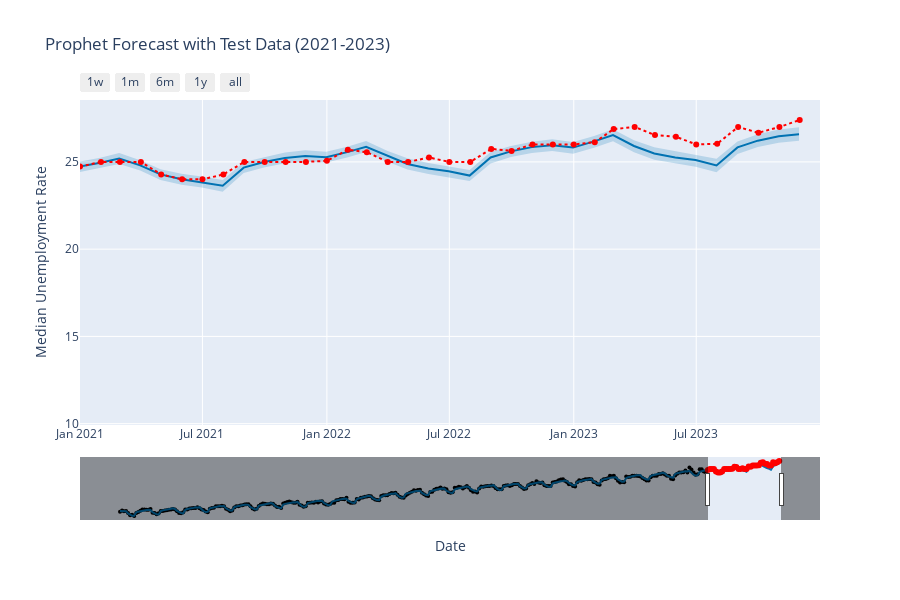

Source (notebook cell):
### Code cell
# Generate plot
fig = plot_plotly(model, forecast)

# Add test data 
fig.add_trace(
    go.Scatter(
        x=test['ds'],  # x-axis (test data dates)
        y=test['y'],  # y-axis (actual values)
        mode='markers+lines',
        name='True Values (Test Data)',
        line=dict(color='red', dash='dot'),  
        marker=dict(color='red')
    )
)

# Adjust x-axis range (2021-2023)
fig.update_layout(
    xaxis=dict(
        range=['2021-01-01', '2023-12-31'],  # Set x-axis range
        title='Date',  # Add x-axis title
    ),
    yaxis=dict(
        title='Median Unemployment Rate',  # Add y-axis title
    ),
    title='Prophet Forecast with Test Data (2021-2023)',  # Add plot title
)

# Show plot
fig.show()

### Figure 1 — Plotly figure (JSON) as saved in the notebook; plotly's stock layout.template omitted (floating-point values rounded to 4 significant figures; data arrays with more than 128 entries replaced by an {"elided": "..."} marker saying what was removed)
{"data": [{"marker": {"color": "black", "size": 4}, "mode": "markers", "name": "Actual", "type": "scatter", "x": {"elided": "288 str values"}, "y": {"elided": "288 float values"}}, {"hoverinfo": "skip", "line": {"width": 0}, "mode": "lines", "type": "scatter", "x": {"elided": "324 str values"}, "y": {"elided": "324 float values"}}, {"fill": "tonexty", "fillcolor": "rgba(0, 114, 178, 0.2)", "line": {"color": "#0072B2", "width": 2}, "mode": "lines", "name": "Predicted", "type": "scatter", "x": {"elided": "324 str values"}, "y": {"elided": "324 float values"}}, {"fill": "tonexty", "fillcolor": "rgba(0, 114, 178, 0.2)", "hoverinfo": "skip", "line": {"width": 0}, "mode": "lines", "type": "scatter", "x": {"elided": "324 str values"}, "y": {"elided": "324 float values"}}, {"line": {"color": "red", "dash": "dot"}, "marker": {"color": "red"}, "mode": "markers+lines", "name": "True Values (Test Data)", "type": "scatter", "x": ["2021-01-01T00:00:00", "2021-02-01T00:00:00", "2021-03-01T00:00:00", "2021-04-01T00:00:00", "2021-05-01T00:00:00", "2021-06-01T00:00:00", "2021-07-01T00:00:00", "2021-08-01T00:00:00", "2021-09-01T00:00:00", "2021-10-01T00:00:00", "2021-11-01T00:00:00", "2021-12-01T00:00:00", "2022-01-01T00:00:00", "2022-02-01T00:00:00", "2022-03-01T00:00:00", "2022-04-01T00:00:00", "2022-05-01T00:00:00", "2022-06-01T00:00:00", "2022-07-01T00:00:00", "2022-08-01T00:00:00", "2022-09-01T00:00:00", "2022-10-01T00:00:00", "2022-11-01T00:00:00", "2022-12-01T00:00:00", "2023-01-01T00:00:00", "2023-02-01T00:00:00", "2023-03-01T00:00:00", "2023-04-01T00:00:00", "2023-05-01T00:00:00", "2023-06-01T00:00:00", "2023-07-01T00:00:00", "2023-08-01T00:00:00", "2023-09-01T00:00:00", "2023-10-01T00:00:00", "2023-11-01T00:00:00", "2023-12-01T00:00:00"], "y": [24.73, 25, 25, 25, 24.28, 24, 24, 24.28, 25, 25, 25, 25, 25.06, 25.7, 25.55, 25, 25, 25.25, 25, 25, 25.74, 25.63, 26, 26, 26, 26.13, 26.88, 27, 26.54, 26.44, 26, 26.04, 27, 26.67, 27, 27.4]}], "layout": {"height": 600, "showlegend": false, "title": {"text": "Prophet Forecast with Test Data (2021-2023)"}, "width": 900, "xaxis": {"range": ["2021-01-01", "2023-12-31"], "rangeselector": {"buttons": [{"count": 7, "label": "1w", "step": "day", "stepmode": "backward"}, {"count": 1, "label": "1m", "step": "month", "stepmode": "backward"}, {"count": 6, "label": "6m", "step": "month", "stepmode": "backward"}, {"count": 1, "label": "1y", "step": "year", "stepmode": "backward"}, {"step": "all"}]}, "rangeslider": {"visible": true}, "title": {"text": "Date"}, "type": "date"}, "yaxis": {"title": {"text": "Median Unemployment Rate"}}}}
